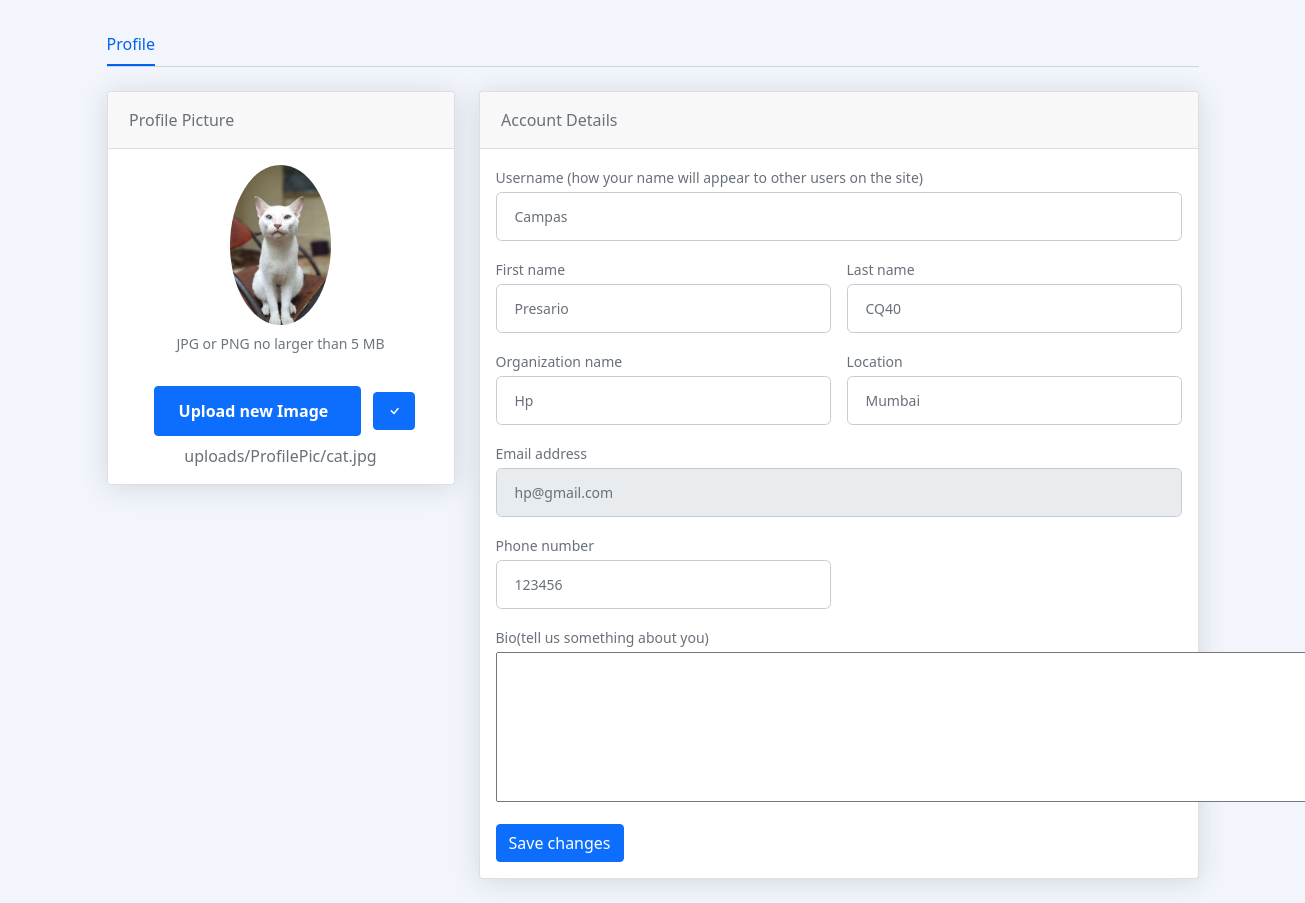
Page /profiledetail/ (signed in) on the committed database.
### accounts/models/profile.py (models this page shows, shortened)
class Profile(BaseModel):
    user = models.OneToOneField(User,on_delete=models.CASCADE,related_name='profile')
    username = models.CharField(max_length=100,blank=True, null=True,unique=True)
    firstname = models.CharField(max_length=100,blank=True, null=True)
    lastname = models.CharField(max_length=100,blank=True, null=True)
    slug = models.SlugField(blank=True, null=True)
    organizationName = models.CharField(max_length=500,blank=True, null=True)
    location = models.CharField(max_length=100,blank=True, null=True)
    email = models.EmailField(max_length=150,null=True,blank=True)
    emailVerified = models.BooleanField(default=False)
    email_token = models.CharField(max_length=100)
    phone = models.CharField(max_length=12,blank=True, null=True)
    phoneVerified = models.BooleanField(default=False)
    phone_token = models.CharField(max_length=6)
    dob = models.DateField(blank=True, null=True)
    bio = HTMLField(blank=True, null=True)
    profilePic = models.ImageField(upload_to='uploads/ProfilePic',default='uploads/ProfilePic/profile.jpg')
    reset_password = models.CharField(max_length=100,blank=True, null=True)
    class Meta:
        indexes = [models.Index(fields = ['username','email','firstname','lastname','phone','organizationName']),]
        managed = True
        verbose_name = 'Profile'
        verbose_name_plural = 'Profiles'

### main/views/profiledetail.py (the view, shortened to what this page needs)
# urls.py: path('profiledetail/',ProfileDetailView.as_view(),name='profiledetail'),
class ProfileDetailView(LoginRequiredMixin,View):
    login_url = 'login'
    def get(self, request, *args, **kwargs):
        user = request.user
        profile = Profile.objects.get(user = user)
        context = {
            'profile':profile,
        }
        return render(request,'main/profiledetail.html',context)

### templates/main/profiledetail.html (shortened to what this page needs)
<!DOCTYPE html>
<html lang="en">
<head>
    <link href="https://cdn.jsdelivr.net/npm/bootstrap@5.0.1/dist/css/bootstrap.min.css" rel="stylesheet">
    <link rel="stylesheet" href="/static/accounts/css/profiledetail.css">
    <link rel="stylesheet" href="https://cdn.jsdelivr.net/npm/bootstrap-icons@1.6.1/font/bootstrap-icons.css">
</head>
<body>
    <div class="container-xl px-4 mt-4">
        <nav class="nav nav-borders">
            <a href="{% url 'profile' %}" class="nav-link active ms-0">Profile</a>
        </nav>
        <hr class="mt-0 mb-4">
        <div class="row">
            <div class="col-xl-4">
                <div class="card mb-4 mb-xl-0">
                    <div class="card-header">Profile Picture</div>
                    <div class="card-body text-center">
                        <img class="img-account-profile rounded-circle mb-2"
                            src="{{profile.profilePic.url}}" alt="">
                        <div class="small font-italic text-muted mb-4">JPG or PNG no larger than 5 MB</div>
                        <form method='post' id='updateprofileimage-form' enctype='multipart/form-data'>
                            <label class="custom-file-upload btn btn-primary">
                              <span>Upload new Image</span>
                            </label>
                            <button type="submit" class="btn btn-primary"><i class="bi bi-check"></i>
                            </button>
                          </form>
                          {{profile.profilePic}}
                    </div>
                </div>
            </div>
            <div class="col-xl-8">
                <div class="card mb-4">
                    <div class="card-header">Account Details</div>
                    <div class="card-body">
                        <form method="post" id="profiledetail-form">
                            <div class="mb-3">
                                <label class="small mb-1" for="inputUsername">Username (how your name will appear to
                                    other users on the site)</label>
                                <input class="form-control" name="username" type="text"
                                    placeholder="Enter your username" value="{{profile.username}}">
                            </div>
                            <div class="row gx-3 mb-3">
                                <div class="col-md-6">
                                    <label class="small mb-1" for="inputFirstName">First name</label>
                                    <input class="form-control" name="firstname" type="text"
                                        placeholder="Enter your first name" value="{{profile.firstname}}">
                                </div>
                                <div class="col-md-6">
                                    <label class="small mb-1" for="inputLastName">Last name</label>
                                    <input class="form-control" name="lastname" type="text"
                                        placeholder="Enter your last name" value="{{profile.lastname}}">
                                </div>
                            </div>
                            <div class="row gx-3 mb-3">
                                <div class="col-md-6">
                                    <label class="small mb-1" for="inputOrgName">Organization name</label>
                                    <input class="form-control" name="orgname" type="text"
                                        placeholder="Enter your organization name" value="{{profile.organizationName}}">
                                </div>
                                <div class="col-md-6">
                                    <label class="small mb-1" for="inputLocation">Location</label>
                                    <input class="form-control" name="location" type="text"
                                        placeholder="Enter your location" value="{{profile.location}}">
                                </div>
                            </div>
                            <div class="mb-3">
                                <label class="small mb-1" for="inputEmailAddress">Email address</label>
                                <input class="form-control" type="email"
                                    placeholder="Enter your email address" value="{{profile.email}}" disabled>
                            </div>
                            <div class="row gx-3 mb-3">
                                <div class="col-md-6">
                                    <label class="small mb-1" for="inputPhone">Phone number</label>
                                    <input class="form-control" name="phone" type="tel"
                                        placeholder="Enter your phone number" value="{{profile.phone}}">
                                </div>
                            </div>
                            <div class="mb-3">
                                <label class="small mb-1" for="inputEmailAddress">Bio(tell us something about you)</label><br>
                                <textarea name="bio" id="" cols="90" rows="6" value="{{profile.bio}}"></textarea>
                            </div>
                            <button class="btn btn-primary" type="submit">Save changes</button>
                        </form>
                    </div>
                </div>
            </div>
        </div>
    </div>
</body>
</html>

### static/accounts/css/profiledetail.css (style rules this page uses)
body { margin-top: 20px; background-color: #f2f6fc; color: #69707a; }
.img-account-profile { height: 10rem; }
.rounded-circle { border-radius: 50% !important; }
.card { box-shadow: 0 0.15rem 1.75rem 0 rgb(33 40 50 / 15%); }
.card .card-header { font-weight: 500; }
.card-header:first-child { border-radius: 0.35rem 0.35rem 0 0; }
.card-header { padding: 1rem 1.35rem; margin-bottom: 0; background-color: rgba(33, 40, 50, 0.03); border-bottom: 1px solid rgba(33, 40, 50, 0.125); }
.form-control, .dataTable-input { display: block; width: 100%; padding: 0.875rem 1.125rem; font-size: 0.875rem; font-weight: 400; line-height: 1; color: #69707a; background-color: #fff; background-clip: padding-box; border: 1px solid #c5ccd6; -webkit-appearance: none; -moz-appearance: none; appearance: none; border-radius: 0.35rem; transition: border-color 0.15s ease-in-out, box-shadow 0.15s ease-in-out; }
.nav-borders .nav-link.active { color: #0061f2; border-bottom-color: #0061f2; }
.nav-borders .nav-link { color: #69707a; border-bottom-width: 0.125rem; border-bottom-style: solid; border-bottom-color: transparent; padding-top: 0.5rem; padding-bottom: 0.5rem; padding-left: 0; padding-right: 0; margin-left: 1rem; margin-right: 1rem; }
.custom-file-upload { border-radius: 4px; display: inline-block; font-size: 16px; font-weight: bold; margin: 8px; padding: 12px 24px; position: relative; cursor: pointer; }
.custom-file-upload span:first-of-type { margin-right: 8px; }

### rows in the picture
Profile: profilePic (picture), profilePic "uploads/ProfilePic/cat.jpg", username "Campas", firstname "Presario", lastname "CQ40", orgname "Hp", location "Mumbai", email "hp@gmail.com", phone "123456"
